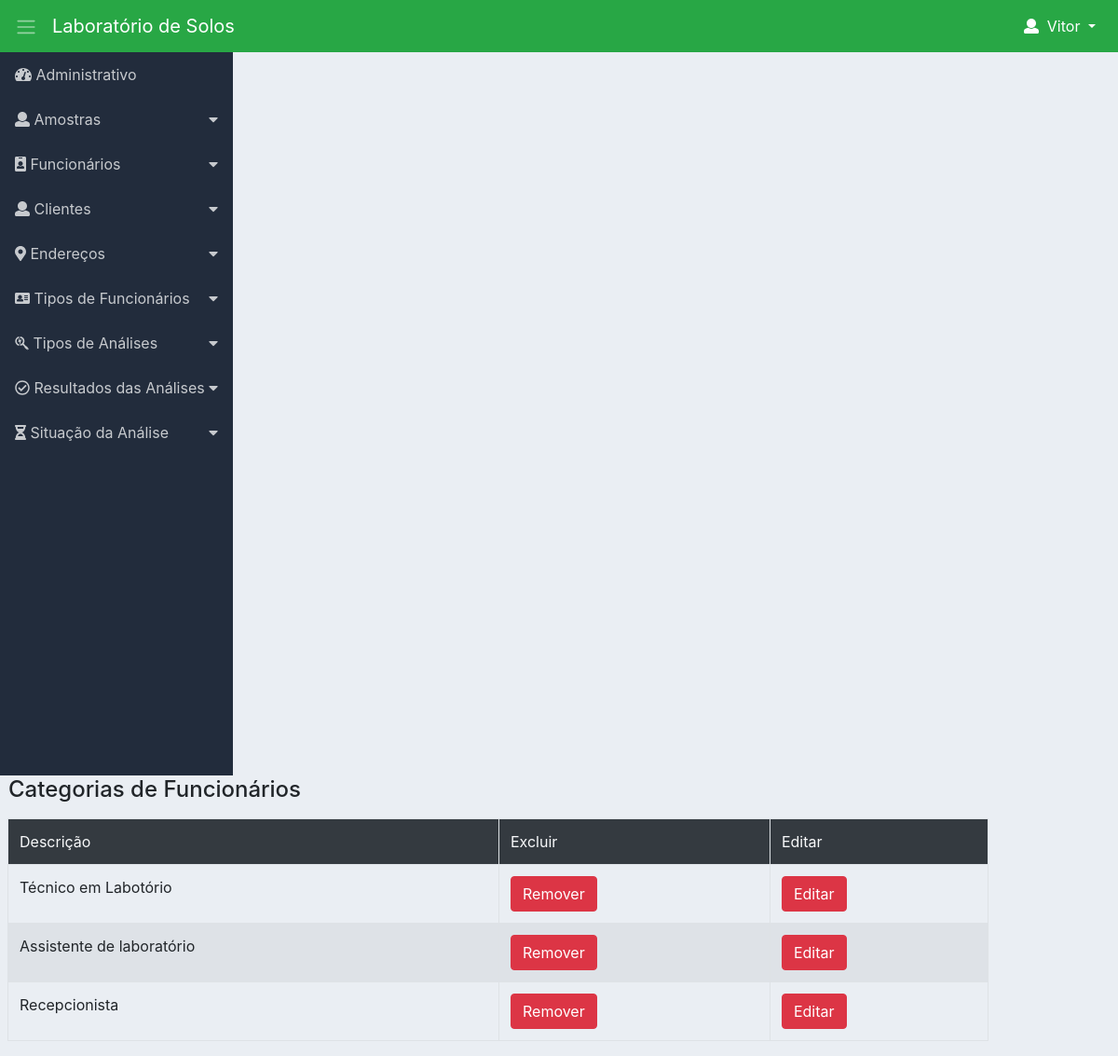
The page /gercategorias.php (signed in) on the database its author committed.
### tables this page shows
CREATE TABLE IF NOT EXISTS `categorias` (
  `id` int(11) NOT NULL AUTO_INCREMENT,
  `descricao` varchar(255) DEFAULT NULL,
  PRIMARY KEY (`id`)
);

### db/categorias.php (called while the page is built, shortened)
<?php
function listar_categorias(){
	$connection = db_connect();
	$categorias  = array();
	$command = "SELECT * FROM categorias;";
	$result = mysqli_query($connection,$command);
	while($data = mysqli_fetch_assoc($result)){
			array_push($categorias, $data);
	}
	return $categorias;
}
?>

### gercategorias.php (the view, shortened to what this page needs)
	<?php
		require_once("db/categorias.php");
		require_once("menu.php");
	 ?>
<section id="conteudo">
	<fieldset>
		 <legend>
		  <table>
			 <tr>
				<td><h4>Categorias de Funcionários</h4></a></td>
			 </tr>
		  </table>
		 </legend>
		 <article>
			  <table class="table table-striped table-bordered table-hover">
			   <tr class="tr bg-dark text-light">
				<td class="tabletd">Descrição</td>
				<td class="tabletd">Excluir</td>
				<td class="tabletd">Editar</td>
			   </tr>
			   <?php
			   		$listadecategorias = listar_categorias();
					foreach ($listadecategorias as $data):
				?>
				<tr class="tr">
				<td class="td"><?=$data["descricao"]?></td>
				<td>
	                                <form action="modal_categoria.php" method="post">
	                                    <button class="btn btn-danger">Remover</button>
	                                </form>
	            </td>
	            <td>
	                                <form action="form_editar_categoria.php" method="post">
	                                    <button class="btn btn-danger">Editar</button>
	                                </form>
	            </td>
				</tr>
				<?php
				 	endforeach
				?>
		     </table>
        </article>
	</fieldset>
  </section>
</div>
</body>
</html>

### css/estilos.css (style rules this page uses)
body { font-family: 'roboto'; background-color: #fff; }

### css/dashboard.css (style rules this page uses)
body { background-color: #eaeef3; }

### rows shown on the page
categorias: descricao "Técnico em Labotório"
categorias: descricao "Assistente de laboratório"
categorias: descricao "Recepcionista"

### other values the page prints
$_SESSION['nome'] "Vitor"
